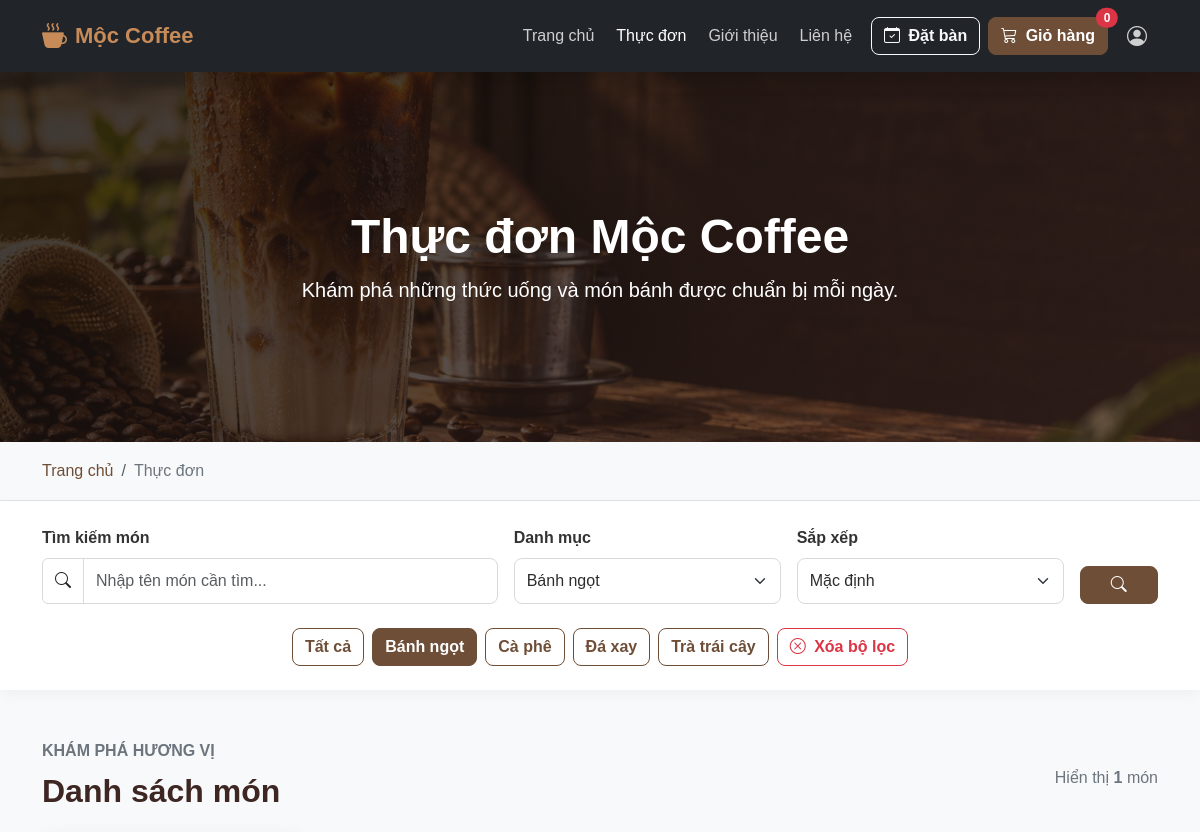
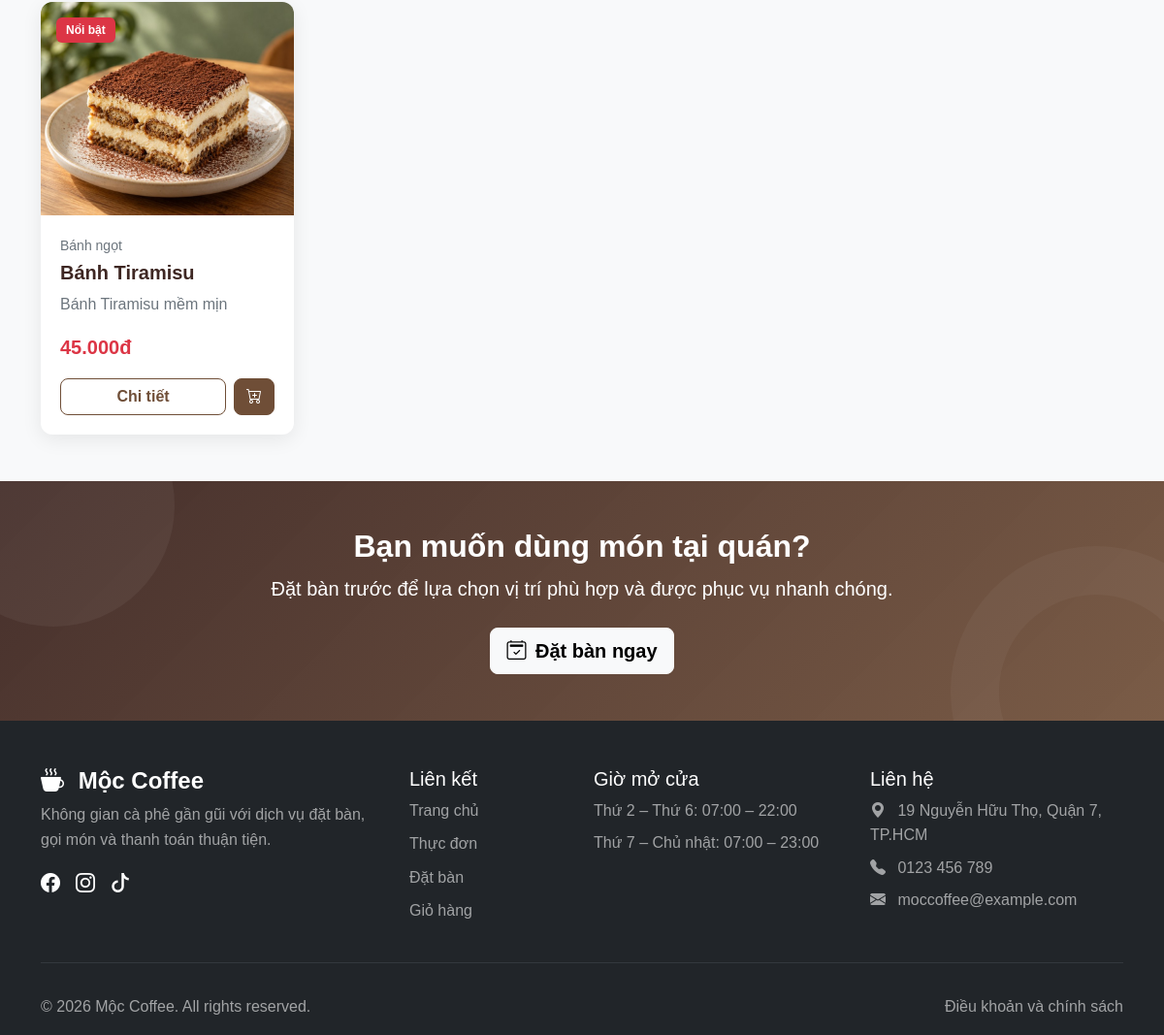
Screenshot of /pages/menu.php?category=4 with the database file from the repository (2 pictures, top to bottom).
### tables this page shows
CREATE TABLE IF NOT EXISTS categories (
    id INT UNSIGNED AUTO_INCREMENT PRIMARY KEY,
    name VARCHAR(100) NOT NULL,
    slug VARCHAR(120) NOT NULL UNIQUE,
    description TEXT,
    status TINYINT(1) NOT NULL DEFAULT 1,
    created_at TIMESTAMP NOT NULL DEFAULT CURRENT_TIMESTAMP,
    updated_at TIMESTAMP NOT NULL DEFAULT CURRENT_TIMESTAMP ON UPDATE CURRENT_TIMESTAMP
);

CREATE TABLE IF NOT EXISTS products (
    id INT UNSIGNED AUTO_INCREMENT PRIMARY KEY,
    category_id INT UNSIGNED NOT NULL,
    name VARCHAR(150) NOT NULL,
    slug VARCHAR(170) NOT NULL UNIQUE,
    description TEXT,
    price DECIMAL(12, 2) NOT NULL DEFAULT 0,
    image VARCHAR(255),
    status TINYINT(1) NOT NULL DEFAULT 1,
    created_at TIMESTAMP NOT NULL DEFAULT CURRENT_TIMESTAMP,
    updated_at TIMESTAMP NOT NULL DEFAULT CURRENT_TIMESTAMP ON UPDATE CURRENT_TIMESTAMP,
    CONSTRAINT fk_products_categories FOREIGN KEY (category_id)
        REFERENCES categories(id) ON UPDATE CASCADE ON DELETE RESTRICT
);

### pages/menu.php (the view, shortened to what the rows shown need)
<?php
require_once __DIR__ . '/../includes/init.php';
$search = trim((string) ($_GET['search'] ?? ''));
$categoryId = filter_input(
    INPUT_GET,
    'category',
    FILTER_VALIDATE_INT
);
$sort = (string) ($_GET['sort'] ?? 'default');
$categoryStatement = $pdo->query(
    "SELECT id, name, slug
     FROM categories
     WHERE status = 1
     ORDER BY name ASC"
);
$categories = $categoryStatement->fetchAll();
$whereConditions = [
    'p.status = 1',
    'c.status = 1',
];
$queryParameters = [];
if ($categoryId !== null) {
    $whereConditions[] = 'p.category_id = :category_id';
    $queryParameters['category_id'] = $categoryId;
}
$orderBy = match ($sort) {
    'name_asc' => 'p.name ASC',
    'name_desc' => 'p.name DESC',
    'price_asc' => 'p.price ASC',
    'price_desc' => 'p.price DESC',
    default => 'p.id DESC',
};
$productSql = "
    SELECT
        p.id,
        p.category_id,
        p.name,
        p.slug,
        p.description,
        p.price,
        p.image,
        c.name AS category_name
    FROM products AS p
    INNER JOIN categories AS c
        ON c.id = p.category_id
    WHERE " . implode(' AND ', $whereConditions) . "
    ORDER BY {$orderBy}
";
$productStatement = $pdo->prepare($productSql);
$productStatement->execute($queryParameters);
$products = $productStatement->fetchAll();
?>
<!DOCTYPE html>
<html lang="vi">
<head>
  <link href="https://cdn.jsdelivr.net/npm/bootstrap@5.3.3/dist/css/bootstrap.min.css" rel="stylesheet" />
  <link rel="stylesheet" href="https://cdn.jsdelivr.net/npm/bootstrap-icons@1.11.3/font/bootstrap-icons.min.css" />
  <link rel="stylesheet" href="../assets/css/style.css" />
  <link rel="stylesheet" href="../assets/css/responsive.css" />
</head>
<body>
  <main>
    <section class="page-banner menu-banner">
      <div class="container text-center text-white">
        <h1 class="display-5 fw-bold">Thực đơn Mộc Coffee</h1>
      </div>
    </section>
<section class="py-4 bg-white sticky-filter">
  <div class="container">
    <div
      class="d-flex flex-wrap gap-2
             justify-content-center mt-4"
    >
      <a
        href="menu.php"
        class="btn <?=
          $categoryId === null
              ? 'btn-coffee'
              : 'btn-outline-coffee'
        ?>"
      >
        Tất cả
      </a>
      <?php foreach ($categories as $category): ?>
        <a
          href="menu.php?category=<?=
            (int) $category['id']
          ?>"
          class="btn <?=
            $categoryId === (int) $category['id']
                ? 'btn-coffee'
                : 'btn-outline-coffee'
          ?>"
        >
          <?=
            htmlspecialchars(
                $category['name'],
                ENT_QUOTES,
                'UTF-8'
            )
          ?>
        </a>
      <?php endforeach; ?>
      <?php if (
          $search !== ''
          || $categoryId !== null
          || $sort !== 'default'
      ): ?>
        <a
          href="menu.php"
          class="btn btn-outline-danger"
        >
          <i class="bi bi-x-circle me-1"></i>
          Xóa bộ lọc
        </a>
      <?php endif; ?>
    </div>
  </div>
</section>
<section class="py-5 bg-light">
  <div class="container">
    <div
      class="d-flex flex-column flex-md-row
             justify-content-between align-items-md-center mb-4"
    >
      <div>
        <h2 class="section-title mb-0">
          Danh sách món
        </h2>
      </div>
    </div>
    <?php if (empty($products)): ?>
      <div class="text-center py-5">
        <i class="bi bi-search display-3 text-secondary"></i>
        <h3 class="h4 mt-3">
          Không tìm thấy món phù hợp
        </h3>
        <p class="text-secondary">
          Hãy thử thay đổi từ khóa hoặc chọn danh mục khác.
        </p>
        <a href="menu.php" class="btn btn-coffee">
          Xem tất cả món
        </a>
      </div>
    <?php else: ?>
      <div class="row g-4">
        <?php foreach ($products as $index => $product): ?>
          <?php
          $image = trim(
              (string) ($product['image'] ?? '')
          );
          if ($image === '') {
              $imageUrl =
                  '../assets/images/products/default-product.jpg';
          } elseif (
              filter_var($image, FILTER_VALIDATE_URL)
          ) {
              $imageUrl = $image;
          } elseif (
              strpos($image, '/uploads/') === 0
          ) {
              $imageUrl = '../backend' . $image;
          } else {
              $imageUrl =
                  '../assets/images/products/'
                  . basename($image);
          }
          $description = trim(
              (string) ($product['description'] ?? '')
          );
          ?>
          <div class="col-12 col-sm-6 col-lg-4 col-xl-3">
            <article class="card product-card h-100">
              <div class="position-relative">
                <img
                  src="<?=
                    htmlspecialchars(
                        $imageUrl,
                        ENT_QUOTES,
                        'UTF-8'
                    )
                  ?>"
                  class="card-img-top"
                  alt="<?=
                    htmlspecialchars(
                        $product['name'],
                        ENT_QUOTES,
                        'UTF-8'
                    )
                  ?>"
                  loading="lazy"
                  onerror="
                    this.onerror = null;
                    this.src =
                      '../assets/images/products/default-product.jpg';
                  "
                >
                <?php if ($index === 0): ?>
                  <span
                    class="badge bg-danger
                           position-absolute top-0 start-0 m-3"
                  >
                    Nổi bật
                  </span>
                <?php endif; ?>
              </div>
              <div class="card-body d-flex flex-column">
                <p class="small text-secondary mb-1">
                  <?=
                    htmlspecialchars(
                        $product['category_name'],
                        ENT_QUOTES,
                        'UTF-8'
                    )
                  ?>
                </p>
                <h3 class="card-title h5">
                  <?=
                    htmlspecialchars(
                        $product['name'],
                        ENT_QUOTES,
                        'UTF-8'
                    )
                  ?>
                </h3>
                <p class="card-text text-secondary">
                  <?=
                    htmlspecialchars(
                        $description,
                        ENT_QUOTES,
                        'UTF-8'
                    )
                  ?>
                </p>
                <div class="mt-auto">
                  <p class="fw-bold text-danger fs-5 mb-3">
                    <?=
                      number_format(
                          (float) $product['price'],
                          0,
                          ',',
                          '.'
                      )
                    ?>đ
                  </p>
                  <div class="d-flex gap-2">
                    <a
                      href="product-detail.php?id=<?=
                        (int) $product['id']
                      ?>"
                      class="btn btn-outline-coffee flex-grow-1"
                    >
                      Chi tiết
                    </a>
                    <form
                      method="POST"
                      action="../actions/cart-add.php"
                    >
                      <button
                        type="submit"
                        class="btn btn-coffee"
                        title="Thêm vào giỏ hàng"
                      >
                        <i class="bi bi-cart-plus"></i>
                      </button>
                    </form>
                  </div>
                </div>
              </div>
            </article>
          </div>
        <?php endforeach; ?>
      </div>
    <?php endif; ?>
  </div>
</section>
    <section class="booking-callout py-5">
      <div class="container text-center text-white">
        <h2 class="fw-bold">Bạn muốn dùng món tại quán?</h2>
      </div>
    </section>
  </main>
  <footer class="bg-dark text-white pt-5">
    <div class="container">
      <div class="row g-4">
        <div class="col-12 col-md-6 col-lg-4">
          <h2 class="h4 fw-bold">
            <i class="bi bi-cup-hot-fill me-2"></i>
            Mộc Coffee
          </h2>
        </div>
      </div>
    </div>
  </footer>
</body>
</html>
</html>

### rows the page displays
categories: name "Bánh ngọt"
categories: name "Cà phê"
categories: name "Đá xay"
categories: name "Trà trái cây"
products: image (picture), category.name "Bánh ngọt", name "Bánh Tiramisu", description "Bánh Tiramisu mềm mịn", price "45.000"

### other values shown
$cartCount "0"
count($products) "1"
form field category "Bánh ngọt"
